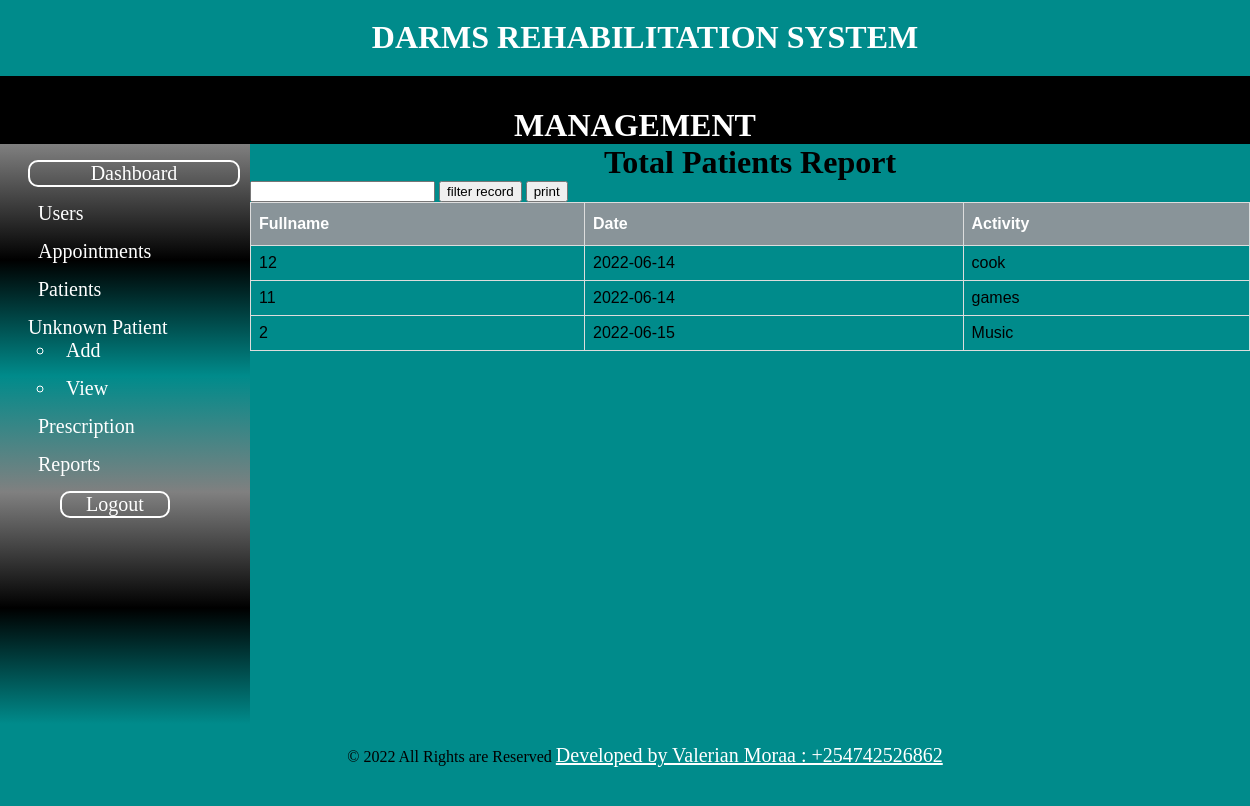
Page /admin/filter_pactivity.php on the committed database.
### tables this page shows
CREATE TABLE `activity` (
  `a_id` int(10) NOT NULL,
  `p_name` varchar(50) DEFAULT NULL,
  `a_date` date DEFAULT NULL,
  `activity` varchar(50) DEFAULT NULL,
  `remarks` varchar(255) DEFAULT NULL
);

### admin/filter_pactivity.php (the view, shortened to what this page needs)
<?php include "includes/header.php"; ?>
<?php include "includes/navigation.php"; ?>
<?php include "includes/sidebar.php"; ?>
<div class="article">
    <h1 id="titleoftable">Total Patients Report</h1>
    <form method="post">
        <input type="text" name="search_data" />
        <input type="submit" name="search_detail" value="filter record" />
        <input type="button" onclick="windows.print()" value="print" />
    </form>
    <table id="patients">
        <thead>
            <th>Fullname</th>
            <th>Date</th>
            <th>Activity</th>
        </thead>
        <tbody>
            <?php
            $db = mysqli_connect('localhost', 'Valerian', '#Valeriephyl254', 'darms');
            $query = "SELECT * FROM activity WHERE activity LIKE '%$search_activity%'";
            $select_all_activities = mysqli_query($db, $query);
            while ($row = mysqli_fetch_assoc($select_all_activities)) {
                $fullname = $row['p_name'];
                $date = $row['a_date'];
                $activity = $row['activity'];
                echo "<tr>";
                echo "<td>{$fullname}</td>";
                echo "<td>{$date}</td>";
                echo "<td>{$activity}</td>";
                echo "</tr>";
            }
            ?>
        </tbody>
    </table>
</div>
<?php include "includes/footer.php"; ?>

### admin/includes/header.php (style rules this page uses)
body { border: 0; margin: 0; overflow-x: hidden; background: darkcyan; }
h1 { text-align: center; }
.article { width: 80%; float: left; height: 580px; }

### admin/filter_pactivity.php (style rules this page uses)
#titleoftable { text-align: center; margin: auto; }
#patients { font-family: Arial, Helvetica, sans-serif; border-collapse: collapse; width: 100%; }
#patients td, #patients th { border: 1px solid #ddd; padding: 8px; }
#patients th { padding-top: 12px; padding-bottom: 12px; text-align: left; background-color: #899499; color: white; }

### rows in the picture
activity: p_name "12", a_date "2022-06-14", activity "cook"
activity: p_name "11", a_date "2022-06-14", activity "games"
activity: p_name "2", a_date "2022-06-15", activity "Music"
